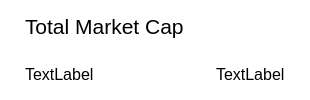
             <widget class="QWidget" name="marketCap" native="true">
              <property name="sizePolicy">
               <sizepolicy hsizetype="Fixed" vsizetype="Fixed">
                <horstretch>0</horstretch>
                <verstretch>0</verstretch>
               </sizepolicy>
              </property>
              <property name="minimumSize">
               <size>
                <width>310</width>
                <height>50</height>
               </size>
              </property>
              <property name="styleSheet">
               <string notr="true">background-color: white;
border-radius: 15px;
color: black;</string>
              </property>
              <layout class="QVBoxLayout" name="cryptoCount_9">
               <property name="spacing">
                <number>6</number>
               </property>
               <property name="leftMargin">
                <number>25</number>
               </property>
               <property name="topMargin">
                <number>5</number>
               </property>
               <property name="rightMargin">
                <number>25</number>
               </property>
               <property name="bottomMargin">
                <number>5</number>
               </property>
               <item>
                <widget class="QLabel" name="marketCaptLabel">
                 <property name="font">
                  <font>
                   <pointsize>16</pointsize>
                   <bold>false</bold>
                  </font>
                 </property>
                 <property name="text">
                  <string>Total Market Cap</string>
                 </property>
                </widget>
               </item>
               <item>
                <layout class="QHBoxLayout" name="horizontalLayout_2">
                 <property name="topMargin">
                  <number>0</number>
                 </property>
                 <item>
                  <widget class="QLabel" name="marketCap_2">
                   <property name="font">
                    <font>
                     <pointsize>12</pointsize>
                    </font>
                   </property>
                   <property name="text">
                    <string>TextLabel</string>
                   </property>
                  </widget>
                 </item>
                 <item>
                  <spacer name="horizontalSpacer">
                   <property name="orientation">
                    <enum>Qt::Horizontal</enum>
                   </property>
                   <property name="sizeHint" stdset="0">
                    <size>
                     <width>40</width>
                     <height>0</height>
                    </size>
                   </property>
                  </spacer>
                 </item>
                 <item>
                  <widget class="QLabel" name="marketCapChange">
                   <property name="font">
                    <font>
                     <pointsize>12</pointsize>
                    </font>
                   </property>
                   <property name="text">
                    <string>TextLabel</string>
                   </property>
                  </widget>
                 </item>
                </layout>
               </item>
              </layout>
             </widget>
